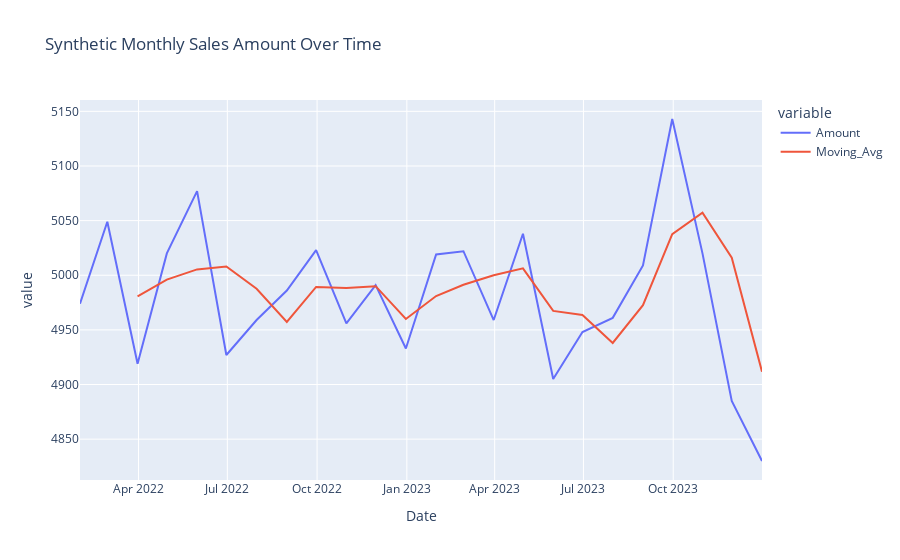
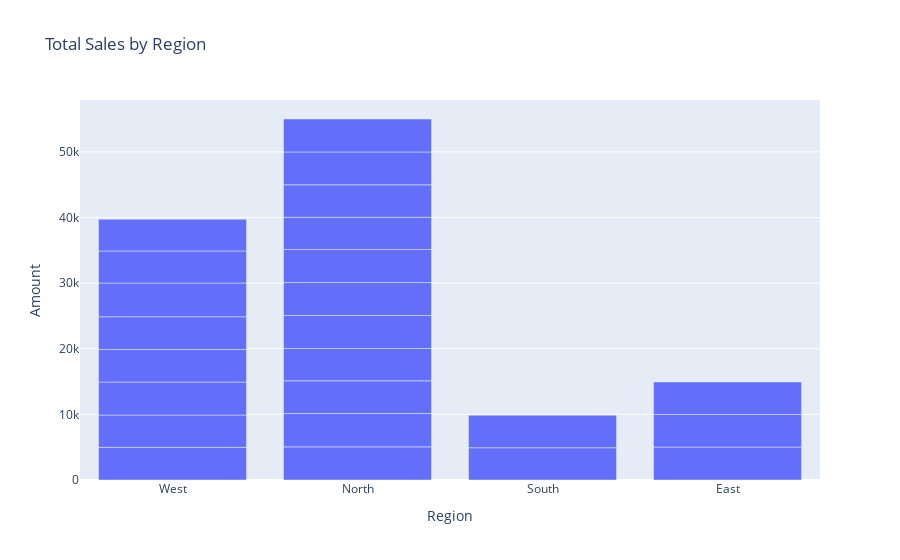

The code cell stored with these charts, in order, in its notebook:
### Markdown cell above
# Interactive Dashboard with Plotly

### Code cell
import plotly.express as px

# Interactive sales trend over time
fig = px.line(synthetic_data, title='Synthetic Monthly Sales Amount Over Time')
fig.show()

# If you had regional data, you could do something similar for regional sales:
# Example with a synthetic 'Region' column added to the synthetic_data DataFrame
synthetic_data['Region'] = np.random.choice(['North', 'South', 'East', 'West'], size=24)

# Interactive sales by region
fig = px.bar(synthetic_data, x='Region', y='Amount', title='Total Sales by Region')
fig.show()

### Figure 1 — Plotly figure (JSON) as saved in the notebook; plotly's stock layout.template omitted (floating-point values rounded to 4 significant figures)
{"data": [{"hovertemplate": "variable=Amount<br>Date=%{x}<br>value=%{y}<extra></extra>", "legendgroup": "Amount", "line": {"color": "#636efa", "dash": "solid"}, "marker": {"symbol": "circle"}, "mode": "lines", "name": "Amount", "orientation": "v", "showlegend": true, "type": "scatter", "x": ["2022-01-31T00:00:00", "2022-02-28T00:00:00", "2022-03-31T00:00:00", "2022-04-30T00:00:00", "2022-05-31T00:00:00", "2022-06-30T00:00:00", "2022-07-31T00:00:00", "2022-08-31T00:00:00", "2022-09-30T00:00:00", "2022-10-31T00:00:00", "2022-11-30T00:00:00", "2022-12-31T00:00:00", "2023-01-31T00:00:00", "2023-02-28T00:00:00", "2023-03-31T00:00:00", "2023-04-30T00:00:00", "2023-05-31T00:00:00", "2023-06-30T00:00:00", "2023-07-31T00:00:00", "2023-08-31T00:00:00", "2023-09-30T00:00:00", "2023-10-31T00:00:00", "2023-11-30T00:00:00", "2023-12-31T00:00:00"], "xaxis": "x", "y": [4974, 5049, 4919, 5020, 5077, 4927, 4959, 4986, 5023, 4956, 4991, 4933, 5019, 5022, 4959, 5038, 4905, 4948, 4961, 5009, 5143, 5020, 4885, 4830], "yaxis": "y"}, {"hovertemplate": "variable=Moving_Avg<br>Date=%{x}<br>value=%{y}<extra></extra>", "legendgroup": "Moving_Avg", "line": {"color": "#EF553B", "dash": "solid"}, "marker": {"symbol": "circle"}, "mode": "lines", "name": "Moving_Avg", "orientation": "v", "showlegend": true, "type": "scatter", "x": ["2022-01-31T00:00:00", "2022-02-28T00:00:00", "2022-03-31T00:00:00", "2022-04-30T00:00:00", "2022-05-31T00:00:00", "2022-06-30T00:00:00", "2022-07-31T00:00:00", "2022-08-31T00:00:00", "2022-09-30T00:00:00", "2022-10-31T00:00:00", "2022-11-30T00:00:00", "2022-12-31T00:00:00", "2023-01-31T00:00:00", "2023-02-28T00:00:00", "2023-03-31T00:00:00", "2023-04-30T00:00:00", "2023-05-31T00:00:00", "2023-06-30T00:00:00", "2023-07-31T00:00:00", "2023-08-31T00:00:00", "2023-09-30T00:00:00", "2023-10-31T00:00:00", "2023-11-30T00:00:00", "2023-12-31T00:00:00"], "xaxis": "x", "y": [null, null, 4981.0, 4996, 5005.0, 5008, 4988.0, 4957.0, 4989.0, 4988.0, 4990, 4960, 4981, 4991.0, 5000, 5006.0, 4967.0, 4964.0, 4938, 4973.0, 5038.0, 5057.0, 5016, 4912.0], "yaxis": "y"}], "layout": {"legend": {"title": {"text": "variable"}, "tracegroupgap": 0}, "title": {"text": "Synthetic Monthly Sales Amount Over Time"}, "xaxis": {"anchor": "y", "domain": [0, 1], "title": {"text": "Date"}}, "yaxis": {"anchor": "x", "domain": [0, 1], "title": {"text": "value"}}}}

### Figure 2 — Plotly figure (JSON) as saved in the notebook; plotly's stock layout.template omitted (floating-point values rounded to 4 significant figures)
{"data": [{"alignmentgroup": "True", "hovertemplate": "Region=%{x}<br>Amount=%{y}<extra></extra>", "legendgroup": "", "marker": {"color": "#636efa", "pattern": {"shape": ""}}, "name": "", "offsetgroup": "", "orientation": "v", "showlegend": false, "textposition": "auto", "type": "bar", "x": ["West", "North", "South", "East", "North", "West", "South", "North", "West", "West", "West", "North", "North", "North", "East", "North", "North", "North", "East", "North", "West", "North", "West", "West"], "xaxis": "x", "y": [4974, 5049, 4919, 5020, 5077, 4927, 4959, 4986, 5023, 4956, 4991, 4933, 5019, 5022, 4959, 5038, 4905, 4948, 4961, 5009, 5143, 5020, 4885, 4830], "yaxis": "y"}], "layout": {"barmode": "relative", "legend": {"tracegroupgap": 0}, "title": {"text": "Total Sales by Region"}, "xaxis": {"anchor": "y", "domain": [0, 1], "title": {"text": "Region"}}, "yaxis": {"anchor": "x", "domain": [0, 1], "title": {"text": "Amount"}}}}
